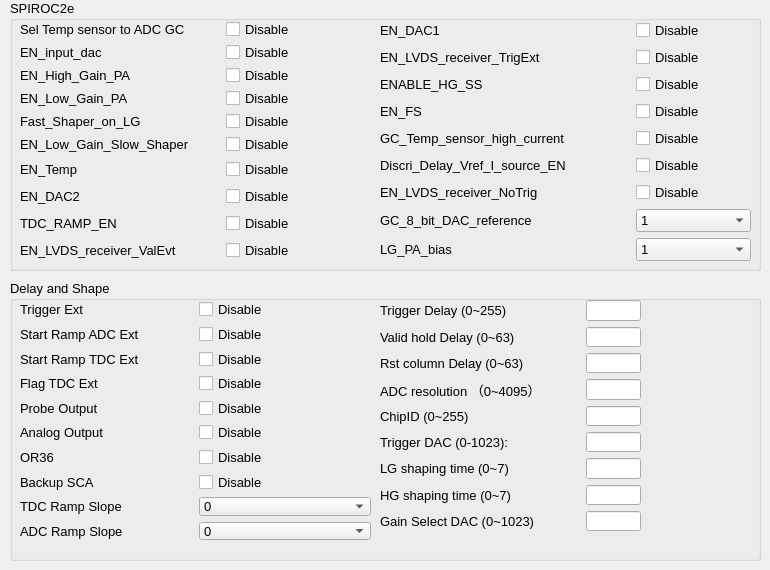
    <widget class="QWidget" name="tab_2">
     <attribute name="title">
      <string>Page</string>
     </attribute>
     <widget class="QGroupBox" name="groupBox_6">
      <property name="geometry">
       <rect>
        <x>10</x>
        <y>0</y>
        <width>751</width>
        <height>271</height>
       </rect>
      </property>
      <property name="font">
       <font>
        <pointsize>10</pointsize>
       </font>
      </property>
      <property name="title">
       <string>SPIROC2e</string>
      </property>
      <widget class="QWidget" name="layoutWidget">
       <property name="geometry">
        <rect>
         <x>370</x>
         <y>20</y>
         <width>371</width>
         <height>241</height>
        </rect>
       </property>
       <layout class="QVBoxLayout" name="verticalLayout_18">
        <item>
         <layout class="QVBoxLayout" name="verticalLayout_16">
          <item>
           <layout class="QHBoxLayout" name="horizontalLayout_36">
            <item>
             <widget class="QLabel" name="label_38">
              <property name="minimumSize">
               <size>
                <width>250</width>
                <height>0</height>
               </size>
              </property>
              <property name="text">
               <string>EN_DAC1</string>
              </property>
             </widget>
            </item>
            <item>
             <widget class="QCheckBox" name="ENDac1">
              <property name="text">
               <string>Disable</string>
              </property>
             </widget>
            </item>
           </layout>
          </item>
          <item>
           <layout class="QHBoxLayout" name="horizontalLayout_50">
            <item>
             <widget class="QLabel" name="label_52">
              <property name="minimumSize">
               <size>
                <width>250</width>
                <height>0</height>
               </size>
              </property>
              <property name="text">
               <string>EN_LVDS_receiver_TrigExt</string>
              </property>
             </widget>
            </item>
            <item>
             <widget class="QCheckBox" name="ENLvdsTrigExt">
              <property name="text">
               <string>Disable</string>
              </property>
             </widget>
            </item>
           </layout>
          </item>
          <item>
           <layout class="QHBoxLayout" name="horizontalLayout_29">
            <item>
             <widget class="QLabel" name="label_31">
              <property name="minimumSize">
               <size>
                <width>250</width>
                <height>0</height>
               </size>
              </property>
              <property name="text">
               <string>ENABLE_HG_SS</string>
              </property>
             </widget>
            </item>
            <item>
             <widget class="QCheckBox" name="ENHGSS">
              <property name="text">
               <string>Disable</string>
              </property>
             </widget>
            </item>
           </layout>
          </item>
          <item>
           <layout class="QHBoxLayout" name="horizontalLayout_31">
            <item>
             <widget class="QLabel" name="label_33">
              <property name="minimumSize">
               <size>
                <width>250</width>
                <height>0</height>
               </size>
              </property>
              <property name="text">
               <string>EN_FS</string>
              </property>
             </widget>
            </item>
            <item>
             <widget class="QCheckBox" name="EN_FS">
              <property name="text">
               <string>Disable</string>
              </property>
             </widget>
            </item>
           </layout>
          </item>
          <item>
           <layout class="QHBoxLayout" name="horizontalLayout_33">
            <item>
             <widget class="QLabel" name="label_35">
              <property name="minimumSize">
               <size>
                <width>250</width>
                <height>0</height>
               </size>
              </property>
              <property name="text">
               <string>GC_Temp_sensor_high_current</string>
              </property>
             </widget>
            </item>
            <item>
             <widget class="QCheckBox" name="GC_TempSensor">
              <property name="text">
               <string>Disable</string>
              </property>
             </widget>
            </item>
           </layout>
          </item>
         </layout>
        </item>
        <item>
         <layout class="QVBoxLayout" name="verticalLayout_17">
          <item>
           <layout class="QHBoxLayout" name="horizontalLayout_44">
            <item>
             <widget class="QLabel" name="label_46">
              <property name="minimumSize">
               <size>
                <width>250</width>
                <height>0</height>
               </size>
              </property>
              <property name="text">
               <string>Discri_Delay_Vref_I_source_EN</string>
              </property>
             </widget>
            </item>
            <item>
             <widget class="QCheckBox" name="DIsctriDelayVref">
              <property name="text">
               <string>Disable</string>
              </property>
             </widget>
            </item>
           </layout>
          </item>
          <item>
           <layout class="QHBoxLayout" name="horizontalLayout_48">
            <item>
             <widget class="QLabel" name="label_50">
              <property name="minimumSize">
               <size>
                <width>250</width>
                <height>0</height>
               </size>
              </property>
              <property name="text">
               <string>EN_LVDS_receiver_NoTrig</string>
              </property>
             </widget>
            </item>
            <item>
             <widget class="QCheckBox" name="ENLvdsNotrig">
              <property name="text">
               <string>Disable</string>
              </property>
             </widget>
            </item>
           </layout>
          </item>
          <item>
           <layout class="QHBoxLayout" name="horizontalLayout_22">
            <item>
             <widget class="QLabel" name="label_24">
              <property name="minimumSize">
               <size>
                <width>250</width>
                <height>0</height>
               </size>
              </property>
              <property name="sizeIncrement">
               <size>
                <width>0</width>
                <height>0</height>
               </size>
              </property>
              <property name="text">
               <string>GC_8_bit_DAC_reference</string>
              </property>
             </widget>
            </item>
            <item>
             <widget class="QComboBox" name="GC8bitDAC">
              <item>
               <property name="text">
                <string>1</string>
               </property>
              </item>
              <item>
               <property name="text">
                <string>0</string>
               </property>
              </item>
              <item>
               <property name="text">
                <string>else</string>
               </property>
              </item>
             </widget>
            </item>
           </layout>
          </item>
          <item>
           <layout class="QHBoxLayout" name="horizontalLayout_23">
            <item>
             <widget class="QLabel" name="label_25">
              <property name="minimumSize">
               <size>
                <width>250</width>
                <height>0</height>
               </size>
              </property>
              <property name="sizeIncrement">
               <size>
                <width>0</width>
                <height>0</height>
               </size>
              </property>
              <property name="text">
               <string>LG_PA_bias</string>
              </property>
             </widget>
            </item>
            <item>
             <widget class="QComboBox" name="LG_PAbias">
              <item>
               <property name="text">
                <string>1</string>
               </property>
              </item>
              <item>
               <property name="text">
                <string>0</string>
               </property>
              </item>
              <item>
               <property name="text">
                <string>else</string>
               </property>
              </item>
             </widget>
            </item>
           </layout>
          </item>
         </layout>
        </item>
       </layout>
      </widget>
      <widget class="QWidget" name="layoutWidget">
       <property name="geometry">
        <rect>
         <x>10</x>
         <y>20</y>
         <width>351</width>
         <height>241</height>
        </rect>
       </property>
       <layout class="QVBoxLayout" name="verticalLayout_19">
        <item>
         <layout class="QVBoxLayout" name="verticalLayout_14">
          <item>
           <layout class="QHBoxLayout" name="horizontalLayout_20">
            <item>
             <widget class="QLabel" name="label_11">
              <property name="minimumSize">
               <size>
                <width>200</width>
                <height>0</height>
               </size>
              </property>
              <property name="text">
               <string>Sel Temp sensor to ADC GC</string>
              </property>
             </widget>
            </item>
            <item>
             <widget class="QCheckBox" name="Sel_Temp">
              <property name="text">
               <string>Disable</string>
              </property>
             </widget>
            </item>
           </layout>
          </item>
          <item>
           <layout class="QHBoxLayout" name="horizontalLayout_21">
            <item>
             <widget class="QLabel" name="label_20">
              <property name="minimumSize">
               <size>
                <width>200</width>
                <height>0</height>
               </size>
              </property>
              <property name="sizeIncrement">
               <size>
                <width>0</width>
                <height>0</height>
               </size>
              </property>
              <property name="text">
               <string>EN_input_dac</string>
              </property>
             </widget>
            </item>
            <item>
             <widget class="QCheckBox" name="EN_input_dac">
              <property name="text">
               <string>Disable</string>
              </property>
             </widget>
            </item>
           </layout>
          </item>
          <item>
           <layout class="QHBoxLayout" name="horizontalLayout_24">
            <item>
             <widget class="QLabel" name="label_26">
              <property name="minimumSize">
               <size>
                <width>200</width>
                <height>0</height>
               </size>
              </property>
              <property name="text">
               <string>EN_High_Gain_PA</string>
              </property>
             </widget>
            </item>
            <item>
             <widget class="QCheckBox" name="ENHighGain">
              <property name="text">
               <string>Disable</string>
              </property>
             </widget>
            </item>
           </layout>
          </item>
          <item>
           <layout class="QHBoxLayout" name="horizontalLayout_25">
            <item>
             <widget class="QLabel" name="label_27">
              <property name="minimumSize">
               <size>
                <width>200</width>
                <height>0</height>
               </size>
              </property>
              <property name="text">
               <string>EN_Low_Gain_PA</string>
              </property>
             </widget>
            </item>
            <item>
             <widget class="QCheckBox" name="ENLowGain">
              <property name="text">
               <string>Disable</string>
              </property>
             </widget>
            </item>
           </layout>
          </item>
          <item>
           <layout class="QHBoxLayout" name="horizontalLayout_26">
            <item>
             <widget class="QLabel" name="label_28">
              <property name="minimumSize">
               <size>
                <width>200</width>
                <height>0</height>
               </size>
              </property>
              <property name="text">
               <string>Fast_Shaper_on_LG</string>
              </property>
             </widget>
            </item>
            <item>
             <widget class="QCheckBox" name="FastShaperLG">
              <property name="text">
               <string>Disable</string>
              </property>
             </widget>
            </item>
           </layout>
          </item>
          <item>
           <layout class="QHBoxLayout" name="horizontalLayout_27">
            <item>
             <widget class="QLabel" name="label_29">
              <property name="minimumSize">
               <size>
                <width>200</width>
                <height>0</height>
               </size>
              </property>
              <property name="text">
               <string>EN_Low_Gain_Slow_Shaper</string>
              </property>
             </widget>
            </item>
            <item>
             <widget class="QCheckBox" name="EN_LowGainSS">
              <property name="text">
               <string>Disable</string>
              </property>
             </widget>
            </item>
           </layout>
          </item>
         </layout>
        </item>
        <item>
         <layout class="QVBoxLayout" name="verticalLayout_15">
          <item>
           <layout class="QHBoxLayout" name="horizontalLayout_34">
            <item>
             <widget class="QLabel" name="label_36">
              <property name="minimumSize">
               <size>
                <width>200</width>
                <height>0</height>
               </size>
              </property>
              <property name="text">
               <string>EN_Temp</string>
              </property>
             </widget>
            </item>
            <item>
             <widget class="QCheckBox" name="ENTemp">
              <property name="text">
               <string>Disable</string>
              </property>
             </widget>
            </item>
           </layout>
          </item>
          <item>
           <layout class="QHBoxLayout" name="horizontalLayout_130">
            <item>
             <widget class="QLabel" name="label_112">
              <property name="minimumSize">
               <size>
                <width>200</width>
                <height>0</height>
               </size>
              </property>
              <property name="text">
               <string>EN_DAC2</string>
              </property>
             </widget>
            </item>
            <item>
             <widget class="QCheckBox" name="ENDac2">
              <property name="text">
               <string>Disable</string>
              </property>
             </widget>
            </item>
           </layout>
          </item>
          <item>
           <layout class="QHBoxLayout" name="horizontalLayout_39">
            <item>
             <widget class="QLabel" name="label_41">
              <property name="minimumSize">
               <size>
                <width>200</width>
                <height>0</height>
               </size>
              </property>
              <property name="text">
               <string>TDC_RAMP_EN</string>
              </property>
             </widget>
            </item>
            <item>
             <widget class="QCheckBox" name="TDCRampEN">
              <property name="text">
               <string>Disable</string>
              </property>
             </widget>
            </item>
           </layout>
          </item>
          <item>
           <layout class="QHBoxLayout" name="horizontalLayout_49">
            <item>
             <widget class="QLabel" name="label_51">
              <property name="minimumSize">
               <size>
                <width>200</width>
                <height>0</height>
               </size>
              </property>
              <property name="text">
               <string>EN_LVDS_receiver_ValEvt</string>
              </property>
             </widget>
            </item>
            <item>
             <widget class="QCheckBox" name="ENLvdsValEvt">
              <property name="text">
               <string>Disable</string>
              </property>
             </widget>
            </item>
           </layout>
          </item>
         </layout>
        </item>
       </layout>
      </widget>
     </widget>
     <widget class="QGroupBox" name="Delay_and_Shape">
      <property name="geometry">
       <rect>
        <x>10</x>
        <y>280</y>
        <width>751</width>
        <height>281</height>
       </rect>
      </property>
      <property name="font">
       <font>
        <pointsize>10</pointsize>
       </font>
      </property>
      <property name="title">
       <string>Delay and Shape</string>
      </property>
      <widget class="QWidget" name="layoutWidget_5">
       <property name="geometry">
        <rect>
         <x>370</x>
         <y>20</y>
         <width>261</width>
         <height>231</height>
        </rect>
       </property>
       <layout class="QVBoxLayout" name="verticalLayout_20">
        <item>
         <layout class="QHBoxLayout" name="horizontalLayout_45">
          <item>
           <widget class="QLabel" name="label_47">
            <property name="minimumSize">
             <size>
              <width>200</width>
              <height>0</height>
             </size>
            </property>
            <property name="text">
             <string>Trigger Delay (0~255)</string>
            </property>
           </widget>
          </item>
          <item>
           <widget class="QLineEdit" name="triggerDelay"/>
          </item>
         </layout>
        </item>
        <item>
         <layout class="QHBoxLayout" name="horizontalLayout_46">
          <item>
           <widget class="QLabel" name="label_48">
            <property name="minimumSize">
             <size>
              <width>200</width>
              <height>0</height>
             </size>
            </property>
            <property name="text">
             <string>Valid hold Delay (0~63)</string>
            </property>
           </widget>
          </item>
          <item>
           <widget class="QLineEdit" name="validholdDelay"/>
          </item>
         </layout>
        </item>
        <item>
         <layout class="QHBoxLayout" name="horizontalLayout_47">
          <item>
           <widget class="QLabel" name="label_49">
            <property name="minimumSize">
             <size>
              <width>200</width>
              <height>0</height>
             </size>
            </property>
            <property name="text">
             <string>Rst column Delay (0~63)</string>
            </property>
           </widget>
          </item>
          <item>
           <widget class="QLineEdit" name="rstcolDelay"/>
          </item>
         </layout>
        </item>
        <item>
         <layout class="QHBoxLayout" name="horizontalLayout_14">
          <item>
           <widget class="QLabel" name="label_17">
            <property name="minimumSize">
             <size>
              <width>200</width>
              <height>0</height>
             </size>
            </property>
            <property name="text">
             <string>ADC resolution （0~4095）</string>
            </property>
           </widget>
          </item>
          <item>
           <widget class="QLineEdit" name="adcResolution"/>
          </item>
         </layout>
        </item>
        <item>
         <layout class="QHBoxLayout" name="horizontalLayout_15">
          <item>
           <widget class="QLabel" name="label_18">
            <property name="minimumSize">
             <size>
              <width>200</width>
              <height>0</height>
             </size>
            </property>
            <property name="text">
             <string>ChipID (0~255) </string>
            </property>
           </widget>
          </item>
          <item>
           <widget class="QLineEdit" name="chipID"/>
          </item>
         </layout>
        </item>
        <item>
         <layout class="QHBoxLayout" name="horizontalLayout_10">
          <item>
           <widget class="QLabel" name="label_4">
            <property name="minimumSize">
             <size>
              <width>200</width>
              <height>0</height>
             </size>
            </property>
            <property name="text">
             <string>Trigger DAC (0-1023):</string>
            </property>
           </widget>
          </item>
          <item>
           <widget class="QLineEdit" name="trig_dac_value"/>
          </item>
         </layout>
        </item>
        <item>
         <layout class="QHBoxLayout" name="horizontalLayout_28">
          <item>
           <widget class="QLabel" name="label_30">
            <property name="minimumSize">
             <size>
              <width>200</width>
              <height>0</height>
             </size>
            </property>
            <property name="text">
             <string>LG shaping time (0~7)</string>
            </property>
           </widget>
          </item>
          <item>
           <widget class="QLineEdit" name="lgShapeValue"/>
          </item>
         </layout>
        </item>
        <item>
         <layout class="QHBoxLayout" name="horizontalLayout_30">
          <item>
           <widget class="QLabel" name="label_32">
            <property name="minimumSize">
             <size>
              <width>200</width>
              <height>0</height>
             </size>
            </property>
            <property name="text">
             <string>HG shaping time (0~7)</string>
            </property>
           </widget>
          </item>
          <item>
           <widget class="QLineEdit" name="hgShapeValue"/>
          </item>
         </layout>
        </item>
        <item>
         <layout class="QHBoxLayout" name="horizontalLayout_37">
          <item>
           <widget class="QLabel" name="label_39">
            <property name="minimumSize">
             <size>
              <width>200</width>
              <height>0</height>
             </size>
            </property>
            <property name="text">
             <string>Gain Select DAC (0~1023)</string>
            </property>
           </widget>
          </item>
          <item>
           <widget class="QLineEdit" name="gain_sel_value"/>
          </item>
         </layout>
        </item>
       </layout>
      </widget>
      <widget class="QWidget" name="layoutWidget_10">
       <property name="geometry">
        <rect>
         <x>10</x>
         <y>20</y>
         <width>351</width>
         <height>240</height>
        </rect>
       </property>
       <layout class="QVBoxLayout" name="verticalLayout_21">
        <item>
         <layout class="QHBoxLayout" name="horizontalLayout_11">
          <item>
           <widget class="QLabel" name="Trigger_Ext">
            <property name="font">
             <font>
              <pointsize>10</pointsize>
             </font>
            </property>
            <property name="text">
             <string>Trigger Ext</string>
            </property>
           </widget>
          </item>
          <item>
           <widget class="QCheckBox" name="triggerExt">
            <property name="font">
             <font>
              <pointsize>10</pointsize>
             </font>
            </property>
            <property name="text">
             <string>Disable</string>
            </property>
           </widget>
          </item>
         </layout>
        </item>
        <item>
         <layout class="QHBoxLayout" name="horizontalLayout_12">
          <item>
           <widget class="QLabel" name="label_15">
            <property name="text">
             <string>Start Ramp ADC Ext</string>
            </property>
           </widget>
          </item>
          <item>
           <widget class="QCheckBox" name="startRampAdcExt_enable">
            <property name="text">
             <string>Disable</string>
            </property>
           </widget>
          </item>
         </layout>
        </item>
        <item>
         <layout class="QHBoxLayout" name="horizontalLayout_13">
          <item>
           <widget class="QLabel" name="label_16">
            <property name="text">
             <string>Start Ramp TDC Ext</string>
            </property>
           </widget>
          </item>
          <item>
           <widget class="QCheckBox" name="startRampTdcExt_enable">
            <property name="text">
             <string>Disable</string>
            </property>
           </widget>
          </item>
         </layout>
        </item>
        <item>
         <layout class="QHBoxLayout" name="horizontalLayout_131">
          <item>
           <widget class="QLabel" name="label_113">
            <property name="text">
             <string>Flag TDC Ext</string>
            </property>
           </widget>
          </item>
          <item>
           <widget class="QCheckBox" name="flagTdcExt_enable">
            <property name="text">
             <string>Disable</string>
            </property>
           </widget>
          </item>
         </layout>
        </item>
        <item>
         <layout class="QHBoxLayout" name="horizontalLayout_16">
          <item>
           <widget class="QLabel" name="label_19">
            <property name="text">
             <string>Probe Output</string>
            </property>
           </widget>
          </item>
          <item>
           <widget class="QCheckBox" name="probe_enable">
            <property name="text">
             <string>Disable</string>
            </property>
           </widget>
          </item>
         </layout>
        </item>
        <item>
         <layout class="QHBoxLayout" name="horizontalLayout_17">
          <item>
           <widget class="QLabel" name="label_21">
            <property name="text">
             <string>Analog Output</string>
            </property>
           </widget>
          </item>
          <item>
           <widget class="QCheckBox" name="analogOutput_enable">
            <property name="text">
             <string>Disable</string>
            </property>
           </widget>
          </item>
         </layout>
        </item>
        <item>
         <layout class="QHBoxLayout" name="horizontalLayout_18">
          <item>
           <widget class="QLabel" name="label_22">
            <property name="text">
             <string>OR36</string>
            </property>
           </widget>
          </item>
          <item>
           <widget class="QCheckBox" name="or36_enable">
            <property name="text">
             <string>Disable</string>
            </property>
           </widget>
          </item>
         </layout>
        </item>
        <item>
         <layout class="QHBoxLayout" name="horizontalLayout_32">
          <item>
           <widget class="QLabel" name="label_34">
            <property name="text">
             <string>Backup SCA</string>
            </property>
           </widget>
          </item>
          <item>
           <widget class="QCheckBox" name="backSCA_enable">
            <property name="text">
             <string>Disable</string>
            </property>
           </widget>
          </item>
         </layout>
        </item>
        <item>
         <layout class="QHBoxLayout" name="horizontalLayout_38">
          <item>
           <widget class="QLabel" name="label_40">
            <property name="text">
             <string>TDC Ramp Slope</string>
            </property>
           </widget>
          </item>
          <item>
           <widget class="QComboBox" name="tdcRampSlope_combo">
            <item>
             <property name="text">
              <string>0</string>
             </property>
            </item>
            <item>
             <property name="text">
              <string>1</string>
             </property>
            </item>
            <item>
             <property name="text">
              <string>else</string>
             </property>
            </item>
           </widget>
          </item>
         </layout>
        </item>
        <item>
         <layout class="QHBoxLayout" name="horizontalLayout_19">
          <item>
           <widget class="QLabel" name="label_23">
            <property name="text">
             <string>ADC Ramp Slope</string>
            </property>
           </widget>
          </item>
          <item>
           <widget class="QComboBox" name="adcRampSlope_combo">
            <item>
             <property name="text">
              <string>0</string>
             </property>
            </item>
            <item>
             <property name="text">
              <string>2</string>
             </property>
            </item>
            <item>
             <property name="text">
              <string>3</string>
             </property>
            </item>
            <item>
             <property name="text">
              <string>else</string>
             </property>
            </item>
           </widget>
          </item>
         </layout>
        </item>
       </layout>
      </widget>
     </widget>
    </widget>
